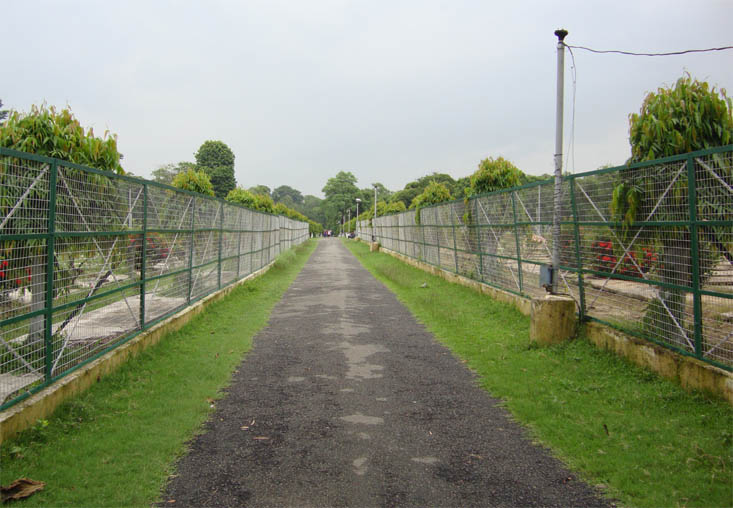
#> input picture a1.JPG, 733 x 508 px; its folder holds only this picture in this run
$ python test.py
#> lines starting #> are read from the running program, lines starting #| are printed output that depends on the picture
import cv
import cv2
import os
import glob
import time
from stat import *

from PIL import Image


images =  glob.glob("*.JPG")
for filename in images:

    im = Image.open(filename)
#> im is the input picture: PIL image 733x508 RGB; mean R, G, B 133.1, 139.8, 117.7
    pix=im.load()
    p,q=im.size
#> p = 733; q = 508
    sumr=0
    sumb=0
    sumg=0
    sumbl=0
    sumw=0
    for i in range(p):
        for j in range(q):
            r,g,b=pix[i,j]
            if(b>=210 and r>=210 and g>=210):
                sumw=sumw+1
            elif(b<=40 and r<=40 and g<=40):
                sumbl=sumbl+1
            else:
                if(r>=g and r>=b):
                   sumr=sumr+1
                elif(g>=r and g>=b):
                   sumg=sumg+1
                elif(b>=r and b>=g):
                   sumb=sumb+1
#> after the loop, sumb = 21082; sumbl = 4412; sumg = 147955; sumr = 110911; sumw = 88004


    im.save("tempz.png")
    st = os.stat(filename)

    img = cv2.imread("tempz.png",0)
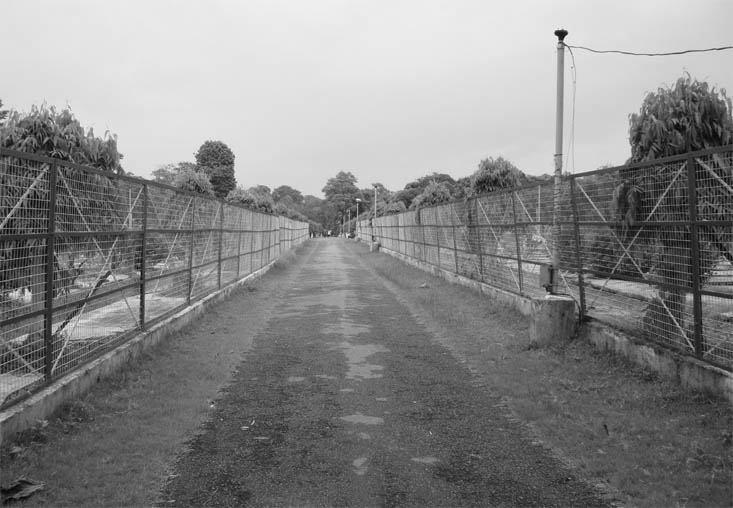
#> img: shape (508, 733); min 1, max 253, mean 134.8
#> (the run stopped early here; a loop or call above may not have finished)

$ run again, on a13.JPG
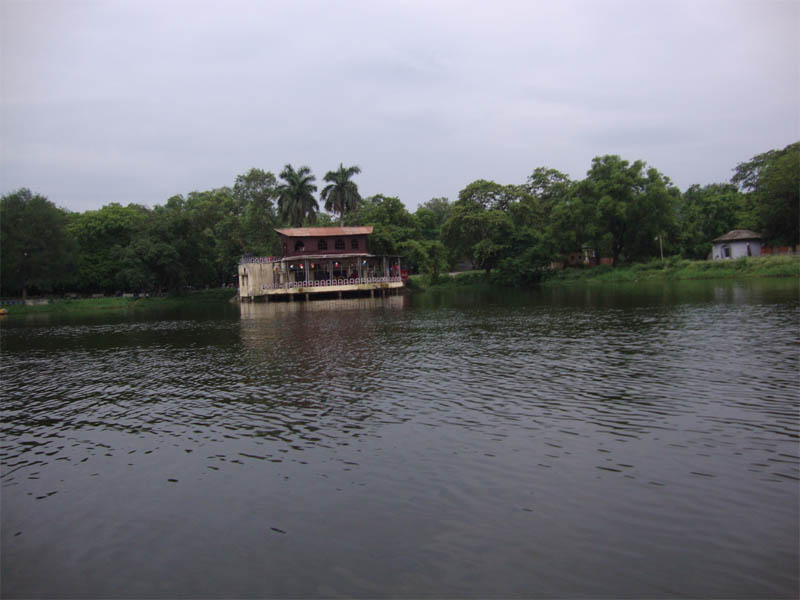
#> input picture a13.JPG, 800 x 600 px
#> im is the input picture: PIL image 800x600 RGB; mean R, G, B 115.3, 116.8, 122.8
#> after the loop `for i in range(p):`: sumb = 287020; sumbl = 42897; sumg = 75059; sumr = 26882; sumw = 48142
#> `img = cv2.imread("tempz.png",0)`:
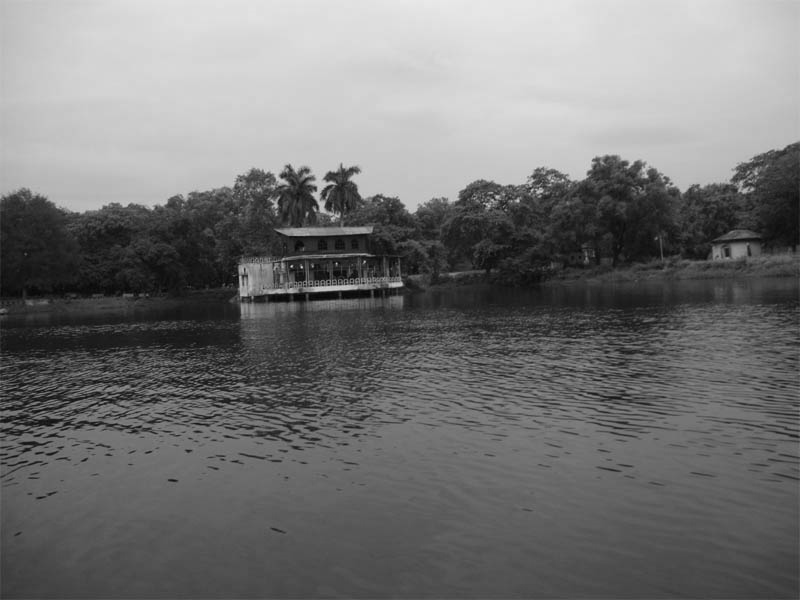
#> img: shape (600, 800); min 1, max 233, mean 116.5

$ run again, on a14.JPG
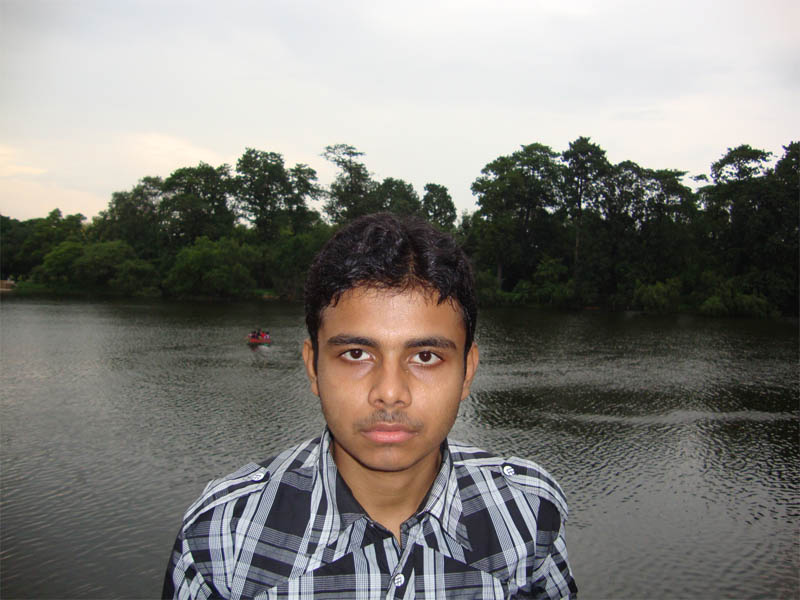
#> input picture a14.JPG, 800 x 600 px
#> im is the input picture: PIL image 800x600 RGB; mean R, G, B 128, 126, 121.4
#> after the loop `for i in range(p):`: sumb = 53346; sumbl = 82067; sumg = 100251; sumr = 110916; sumw = 133420
#> `img = cv2.imread("tempz.png",0)`:
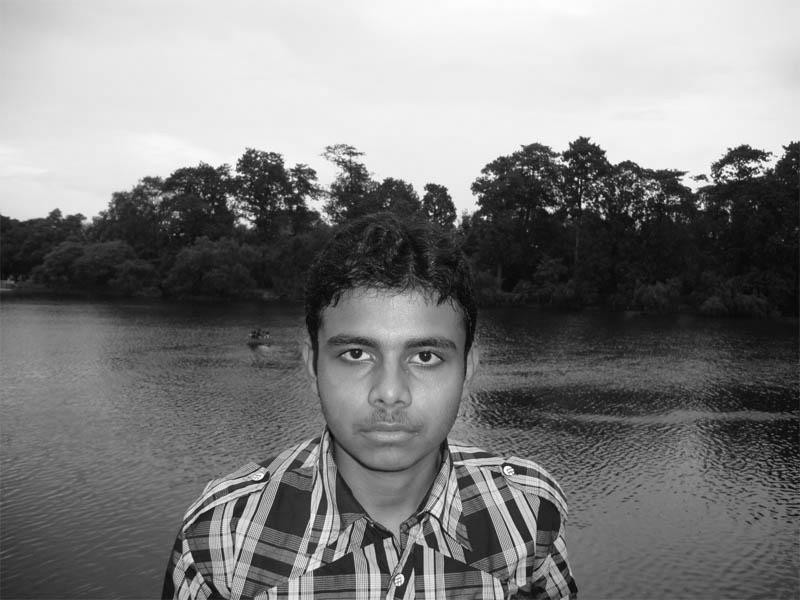
#> img: shape (600, 800); min 3, max 254, mean 125.7

$ run again, on a15.JPG
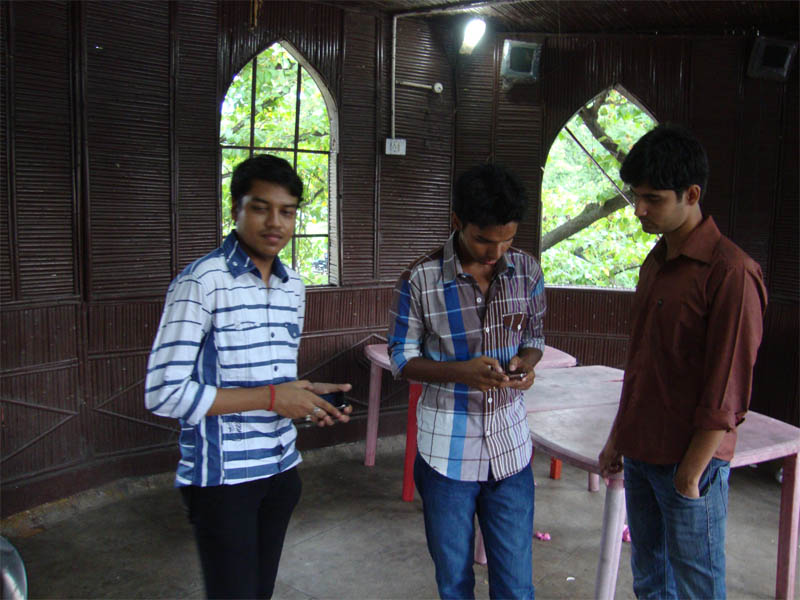
#> input picture a15.JPG, 800 x 600 px
#> im is the input picture: PIL image 800x600 RGB; mean R, G, B 67, 66.1, 66.8
#> after the loop `for i in range(p):`: sumb = 96939; sumbl = 183863; sumg = 42124; sumr = 151648; sumw = 5426
#> `img = cv2.imread("tempz.png",0)`:
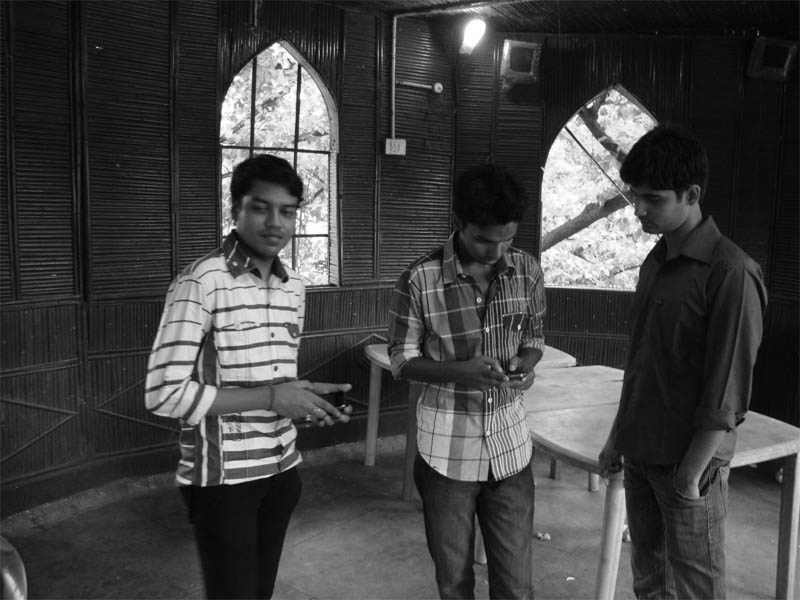
#> img: shape (600, 800); min 0, max 255, mean 66

$ run again, on a10.JPG
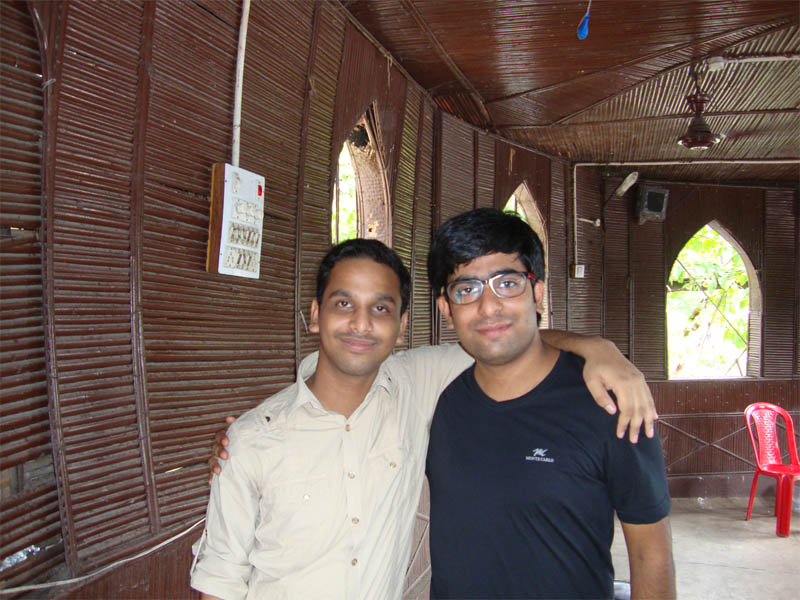
#> input picture a10.JPG, 800 x 600 px
#> im is the input picture: PIL image 800x600 RGB; mean R, G, B 110, 91, 83.2
#> after the loop `for i in range(p):`: sumb = 47232; sumbl = 11693; sumg = 11627; sumr = 373419; sumw = 36029
#> `img = cv2.imread("tempz.png",0)`:
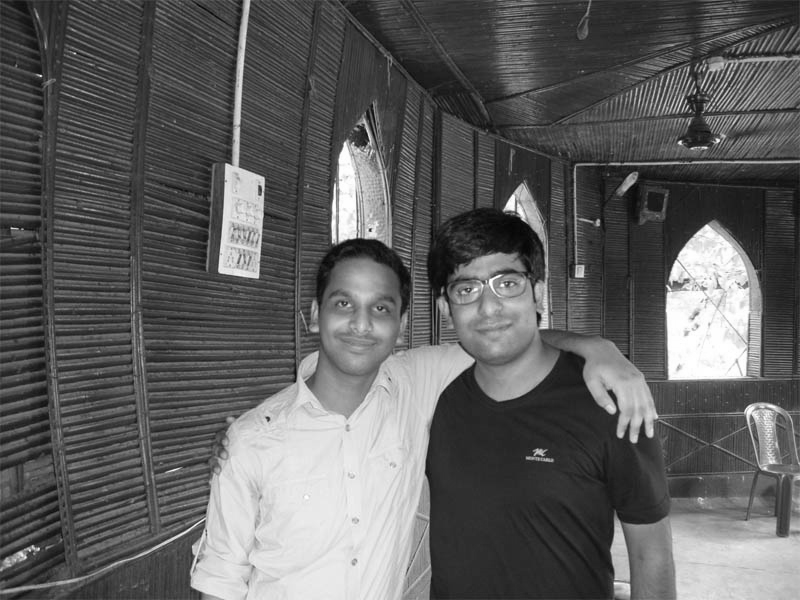
#> img: shape (600, 800); min 4, max 255, mean 95.3
